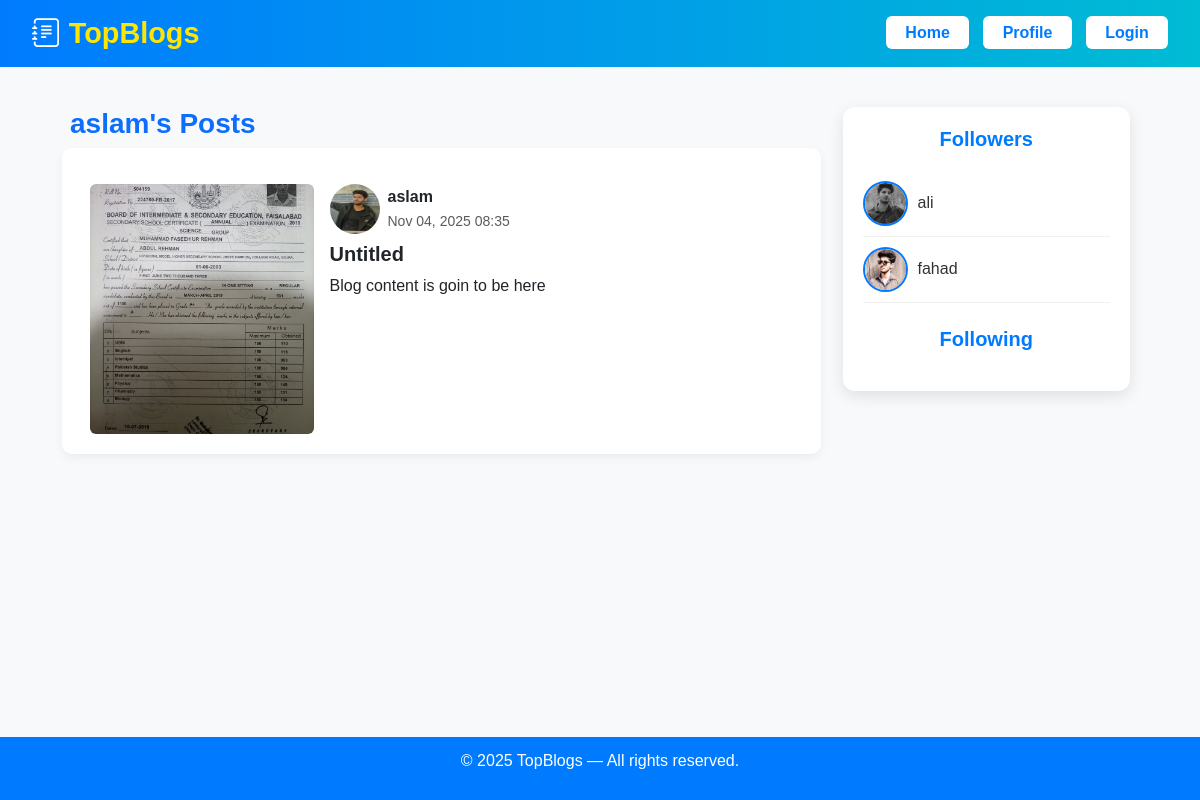
The page /user/2/ on the database its author committed.
### BlogApp/models.py (models this page shows, shortened)
class Profile(models.Model):
    user = models.OneToOneField(User, on_delete=models.CASCADE)
    image = models.ImageField(upload_to="profile_images/", default="default.png", blank=True)
    bio = models.TextField(blank=True, null=True)

class Post(models.Model):
    author = models.ForeignKey(User, on_delete=models.CASCADE, related_name="posts")
    image = models.ImageField(upload_to="posts/", blank=True, null=True)
    text = models.TextField(blank=True)
    title=models.TextField(null=False, blank=False)
    created_at = models.DateTimeField(auto_now_add=True)

class Follow(models.Model):
    follower = models.ForeignKey(User, on_delete=models.CASCADE, related_name="following")
    following = models.ForeignKey(User, on_delete=models.CASCADE, related_name="followers")
    created_at = models.DateTimeField(auto_now_add=True)
    class Meta:
        unique_together = ("follower", "following")

### BlogApp/views.py (the view)
# urls.py: path('user/<int:user_id>/', views.VisitProfile, name='VisitProfile'),
def VisitProfile(request, user_id):
    profile = get_object_or_404(Profile, user__id=user_id)
    posts = Post.objects.filter(author=profile.user).order_by('-created_at')
    followers = Follow.objects.filter(following=profile.user)
    following = Follow.objects.filter(follower=profile.user)
    if request.user.is_authenticated:
        liked_post_ids = Like.objects.filter(user=request.user).values_list('post_id', flat=True)
    else:
        liked_post_ids = []
    context = {
        'profile': profile,
        'posts': posts,
        'followers': followers,
        'following': following,
        'liked_post_ids': liked_post_ids,
        'is_own_profile': request.user.id == profile.user.id,  # hide edit/create buttons
    }
    return render(request, 'visitProfile.html', context)

### BlogApp/templates/visitProfile.html (shortened to what this page needs)
{% load static %}
<!DOCTYPE html>
<html lang="en">
<head>
  <link href="https://cdn.jsdelivr.net/npm/bootstrap@5.3.3/dist/css/bootstrap.min.css" rel="stylesheet">
  <link href="https://cdn.jsdelivr.net/npm/bootstrap-icons@1.11.1/font/bootstrap-icons.css" rel="stylesheet">
</head>
<body>
<header>
  <h1><i class="bi bi-journal-text"></i> <span style="color: #ffe600;">TopBlogs</span></h1>
  <div>
    <a href="{% url 'home' %}" class="nav-btn">Home</a>
    <a href="{% url 'profile' %}" class="nav-btn">Profile</a>
    {% if user.is_authenticated %}
      <a href="{% url 'logout' %}" class="nav-btn">Logout</a>
    {% else %}
      <a href="{% url 'login' %}" class="nav-btn">Login</a>
    {% endif %}
  </div>
</header>
<div class="content-wrapper container">
  <div class="main-content">
    <h3 class="text-primary fw-bold mb-4">{{ profile.user.username }}'s Posts</h3>
    {% if posts %}
      {% for post in posts %}
        <div class="post-card row g-3 align-items-start">
          <div class="col-md-4">
            {% if post.image %}
              <img src="{{ post.image.url }}" class="img-fluid rounded" style="width:100%; max-height:250px; object-fit:cover;">
            {% else %}
              <img src="{% static 'default.png' %}" class="img-fluid rounded" style="width:100%; max-height:250px; object-fit:cover;">
            {% endif %}
          </div>
          <div class="col-md-8">
            <div class="d-flex align-items-center mb-2">
              {% if post.author.profile.image %}
                <img src="{{ post.author.profile.image.url }}" alt="{{ post.author.username }}" class="rounded-circle me-2" width="50" height="50">
              {% else %}
                <img src="{% static 'default.png' %}" alt="Default" class="rounded-circle me-2" width="50" height="50">
              {% endif %}
              <div>
                <strong>{{ post.author.username }}</strong><br>
                <small class="text-muted">{{ post.created_at|date:"M d, Y H:i" }}</small>
              </div>
            </div>
            <h5 class="fw-bold post-title">{{ post.title|truncatechars:50 }}</h5>
            <p class="post-text">{{ post.text|truncatechars:120 }}</p>
          </div>
        </div>
      {% endfor %}
    {% else %}
      <p class="text-muted text-center">No posts yet.</p>
    {% endif %}
  </div>
  <div class="sidebar">
    <h5>Followers</h5>
    <div id="followers-list">
      {% for f in followers %}
        <div class="user-item">
          <div class="user-info">
            {% if f.follower.profile.image %}
              <img src="{{ f.follower.profile.image.url }}" alt="{{ f.follower.username }}">
            {% else %}
              <img src="{% static 'default.png' %}" alt="Default">
            {% endif %}
            <span>{{ f.follower.username }}</span>
          </div>
        </div>
      {% endfor %}
    </div>
    <h5 class="mt-4">Following</h5>
  </div>
</div>
<footer>
  <p>&copy; 2025 TopBlogs — All rights reserved.</p>
</footer>
</body>
</html>

### BlogApp/templates/visitProfile.html (style rules this page uses)
body { background-color: #f8f9fa; font-family: "Poppins", sans-serif; }
header { background: linear-gradient(90deg, #007bff, #00bcd4); color: white; padding: 1rem 2rem; display: flex; justify-content: space-between; align-items: center; }
header h1 { font-size: 1.8rem; margin: 0; font-weight: 600; display: flex; align-items: center; gap: 0.5rem; }
.nav-btn { background-color: white; color: #007bff; padding: 0.5rem 1.2rem; border-radius: 6px; font-weight: 600; text-decoration: none; transition: all 0.3s ease; margin-left: 10px; }
.content-wrapper { min-height: 80vh; display: flex; justify-content: space-between; align-items: flex-start; padding: 40px; gap: 30px; }
.main-content { flex: 3; }
.post-card { border: none; border-radius: 10px; box-shadow: 0 4px 10px rgba(0,0,0,0.05); margin-bottom: 20px; padding: 20px; background-color: white; }
.sidebar { flex: 1; background-color: white; padding: 20px; border-radius: 12px; box-shadow: 0 5px 15px rgba(0, 0, 0, 0.1); }
.sidebar h5 { font-weight: 600; color: #007bff; margin-bottom: 20px; text-align: center; }
.user-item { display: flex; align-items: center; justify-content: space-between; padding: 10px 0; border-bottom: 1px solid #f1f1f1; }
.user-info { display: flex; align-items: center; gap: 10px; }
.user-info img { width: 45px; height: 45px; border-radius: 50%; object-fit: cover; border: 2px solid #007bff; }
.user-info span { font-weight: 500; color: #333; cursor: pointer; }
footer { background-color: #007bff; color: white; padding: 0.8rem 0; text-align: center; margin-top: 30px; }

### rows shown on the page
Profile: user.username "aslam"
Post: image (picture), author.profile.image (picture), author.username "aslam", created_at "Nov 04, 2025 08:35", title "Untitled", text "Blog content is goin to be here"
Follow: follower.profile.image (picture), follower.username "ali"
Follow: follower.profile.image (picture), follower.username "fahad"
